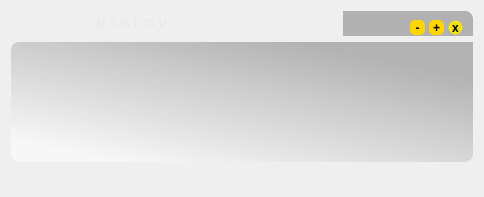
<?xml version="1.0" encoding="UTF-8"?>
<ui version="4.0">
 <class>tabWidget</class>
 <widget class="QWidget" name="tabWidget">
  <property name="geometry">
   <rect>
    <x>0</x>
    <y>0</y>
    <width>484</width>
    <height>197</height>
   </rect>
  </property>
  <property name="windowTitle">
   <string>Form</string>
  </property>
  <layout class="QVBoxLayout" name="verticalLayout">
   <item>
    <widget class="QWidget" name="zaglavlje" native="true">
     <property name="minimumSize">
      <size>
       <width>0</width>
       <height>25</height>
      </size>
     </property>
     <property name="maximumSize">
      <size>
       <width>16777215</width>
       <height>25</height>
      </size>
     </property>
     <layout class="QHBoxLayout" name="horizontalLayout">
      <property name="margin">
       <number>0</number>
      </property>
      <item>
       <spacer name="horizontalSpacer_2">
        <property name="orientation">
         <enum>Qt::Horizontal</enum>
        </property>
        <property name="sizeHint" stdset="0">
         <size>
          <width>40</width>
          <height>20</height>
         </size>
        </property>
       </spacer>
      </item>
      <item>
       <widget class="QLabel" name="title">
        <property name="styleSheet">
         <string notr="true">QLabel { 
font: 75 italic 10pt &quot;Droid Serif&quot;; color: rgb(234, 234, 234)}</string>
        </property>
        <property name="text">
         <string>&lt;html&gt;&lt;head/&gt;&lt;body&gt;&lt;p&gt;&lt;span style=&quot; font-size:10pt; font-weight:600;&quot;&gt;N A S L O V&lt;/span&gt;&lt;/p&gt;&lt;/body&gt;&lt;/html&gt;</string>
        </property>
       </widget>
      </item>
      <item>
       <spacer name="horizontalSpacer_3">
        <property name="orientation">
         <enum>Qt::Horizontal</enum>
        </property>
        <property name="sizeHint" stdset="0">
         <size>
          <width>40</width>
          <height>20</height>
         </size>
        </property>
       </spacer>
      </item>
      <item>
       <spacer name="horizontalSpacer">
        <property name="orientation">
         <enum>Qt::Horizontal</enum>
        </property>
        <property name="sizeHint" stdset="0">
         <size>
          <width>40</width>
          <height>14</height>
         </size>
        </property>
       </spacer>
      </item>
      <item>
       <widget class="QWidget" name="controls" native="true">
        <property name="minimumSize">
         <size>
          <width>130</width>
          <height>25</height>
         </size>
        </property>
        <property name="maximumSize">
         <size>
          <width>130</width>
          <height>16777215</height>
         </size>
        </property>
        <property name="styleSheet">
         <string notr="true">QWidget{background-color: rgb(177, 177, 177);
border-style: inset;
border-top-right-radius: 8px;}</string>
        </property>
        <layout class="QHBoxLayout" name="horizontalLayout_2">
         <property name="spacing">
          <number>4</number>
         </property>
         <property name="leftMargin">
          <number>4</number>
         </property>
         <property name="rightMargin">
          <number>10</number>
         </property>
         <item>
          <spacer name="horizontalSpacer_4">
           <property name="orientation">
            <enum>Qt::Horizontal</enum>
           </property>
           <property name="sizeHint" stdset="0">
            <size>
             <width>40</width>
             <height>20</height>
            </size>
           </property>
          </spacer>
         </item>
         <item>
          <widget class="QPushButton" name="minimize">
           <property name="minimumSize">
            <size>
             <width>15</width>
             <height>15</height>
            </size>
           </property>
           <property name="maximumSize">
            <size>
             <width>15</width>
             <height>15</height>
            </size>
           </property>
           <property name="styleSheet">
            <string notr="true">QPushButton { background-color: rgb(255, 213, 0);
border-radius: 5px;
	font: 75 15pt &quot;Comic Sans MS&quot;;
font-weight: bold;
}
QPushButton:hover{background-color: white}</string>
           </property>
           <property name="text">
            <string>-</string>
           </property>
          </widget>
         </item>
         <item>
          <widget class="QPushButton" name="maximize">
           <property name="minimumSize">
            <size>
             <width>15</width>
             <height>15</height>
            </size>
           </property>
           <property name="maximumSize">
            <size>
             <width>15</width>
             <height>15</height>
            </size>
           </property>
           <property name="styleSheet">
            <string notr="true">QPushButton { background-color: rgb(255, 213, 0);
border-radius: 5px;
	font: 75 15pt &quot;Comic Sans MS&quot;;
font-weight: bold;
}
QPushButton:hover{background-color: white}</string>
           </property>
           <property name="text">
            <string>+</string>
           </property>
           <property name="checkable">
            <bool>true</bool>
           </property>
          </widget>
         </item>
         <item>
          <widget class="QPushButton" name="close">
           <property name="minimumSize">
            <size>
             <width>15</width>
             <height>15</height>
            </size>
           </property>
           <property name="maximumSize">
            <size>
             <width>15</width>
             <height>15</height>
            </size>
           </property>
           <property name="styleSheet">
            <string notr="true">QPushButton { background-color: qradialgradient(spread:pad, cx:0.5, cy:0.5, radius:0.5, fx:0.5, fy:0.5, stop:0.0511364 rgba(219, 206, 12, 239), stop:0.8125 rgba(250, 234, 5, 255), stop:1 rgba(86, 144, 148, 0));
border-radius: 5px;
	font: 75 10pt &quot;Comic Sans MS&quot;;
font-weight: bold;
}
QPushButton:hover{background-color: qradialgradient(spread:pad, cx:0.5, cy:0.5, radius:0.5, fx:0.5, fy:0.5, stop:0 rgba(148, 1, 1, 255), stop:0.505682 rgba(214, 5, 5, 228), stop:0.505682 rgba(214, 84, 84, 255), stop:1 rgba(86, 144, 148, 0))}</string>
           </property>
           <property name="text">
            <string>x</string>
           </property>
          </widget>
         </item>
        </layout>
       </widget>
      </item>
     </layout>
    </widget>
   </item>
   <item>
    <widget class="QWidget" name="slotWidget" native="true">
     <property name="sizePolicy">
      <sizepolicy hsizetype="Preferred" vsizetype="Expanding">
       <horstretch>0</horstretch>
       <verstretch>0</verstretch>
      </sizepolicy>
     </property>
     <property name="styleSheet">
      <string notr="true">QWidget{background-color: qlineargradient(spread:pad, x1:0.749228, y1:0.108, x2:0.119318, y2:0.909091, stop:0 rgba(177, 177, 177, 245), stop:1 rgba(247, 247, 247, 255));
border-style: inset;
border-top-left-radius: 8px;
border-bottom-left-radius: 8px;
border-bottom-right-radius: 8px;
}</string>
     </property>
    </widget>
   </item>
   <item>
    <widget class="QWidget" name="controlWidgetDummy" native="true">
     <layout class="QHBoxLayout" name="horizontalLayout_3">
      <item>
       <widget class="QWidget" name="control2Widget" native="true"/>
      </item>
      <item>
       <widget class="QWidget" name="controlWidget" native="true"/>
      </item>
     </layout>
    </widget>
   </item>
  </layout>
 </widget>
 <resources/>
 <connections/>
</ui>
